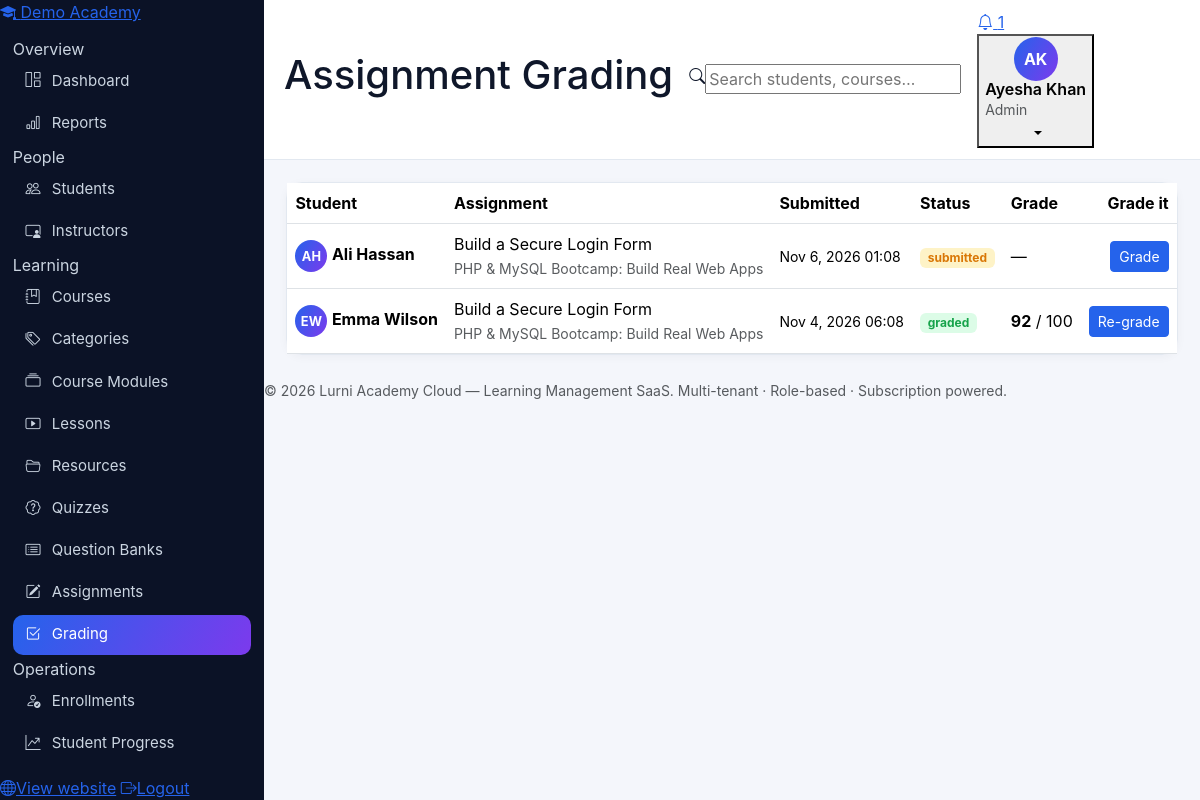
The app's page /admin/grading.php (signed in) with its own data.
### tables this page shows
CREATE TABLE tenants (
  id INT UNSIGNED AUTO_INCREMENT PRIMARY KEY,
  name VARCHAR(160) NOT NULL,
  slug VARCHAR(160) NOT NULL UNIQUE,
  org_type ENUM('academy','school','university','training_center','individual') NOT NULL DEFAULT 'academy',
  email VARCHAR(190) NULL,
  phone VARCHAR(40) NULL,
  website VARCHAR(190) NULL,
  country VARCHAR(80) NULL,
  logo VARCHAR(255) NULL,
  status ENUM('active','suspended','cancelled') NOT NULL DEFAULT 'active',
  created_at DATETIME NOT NULL DEFAULT CURRENT_TIMESTAMP,
  updated_at DATETIME NOT NULL DEFAULT CURRENT_TIMESTAMP ON UPDATE CURRENT_TIMESTAMP
);

CREATE TABLE submissions (
  id INT UNSIGNED AUTO_INCREMENT PRIMARY KEY,
  tenant_id INT UNSIGNED NOT NULL,
  assignment_id INT UNSIGNED NOT NULL,
  student_id INT UNSIGNED NOT NULL,
  attempt_no SMALLINT NOT NULL DEFAULT 1,
  content TEXT NULL,
  file_path VARCHAR(255) NULL,
  status ENUM('submitted','graded','late') NOT NULL DEFAULT 'submitted',
  grade DECIMAL(6,2) NULL,
  feedback TEXT NULL,
  graded_by INT UNSIGNED NULL,
  submitted_at DATETIME NOT NULL DEFAULT CURRENT_TIMESTAMP,
  graded_at DATETIME NULL,
  KEY idx_subm_assignment_student (assignment_id, student_id),
  CONSTRAINT fk_subm_tenant FOREIGN KEY (tenant_id) REFERENCES tenants(id) ON DELETE CASCADE,
  CONSTRAINT fk_subm_assignment FOREIGN KEY (assignment_id) REFERENCES assignments(id) ON DELETE CASCADE,
  CONSTRAINT fk_subm_student FOREIGN KEY (student_id) REFERENCES students(id) ON DELETE CASCADE
);

CREATE TABLE users (
  id INT UNSIGNED AUTO_INCREMENT PRIMARY KEY,
  tenant_id INT UNSIGNED NULL,
  name VARCHAR(120) NOT NULL,
  email VARCHAR(190) NOT NULL UNIQUE,
  password_hash VARCHAR(255) NOT NULL,
  role ENUM('super_admin','admin','instructor','student') NOT NULL DEFAULT 'student',
  status ENUM('active','pending','suspended') NOT NULL DEFAULT 'active',
  avatar VARCHAR(255) NULL,
  phone VARCHAR(40) NULL,
  email_verified_at DATETIME NULL,
  verification_token VARCHAR(120) NULL,
  activation_token VARCHAR(120) NULL,
  two_factor_secret VARCHAR(120) NULL,
  remember_token VARCHAR(64) NULL,
  failed_attempts TINYINT UNSIGNED NOT NULL DEFAULT 0,
  locked_until DATETIME NULL,
  last_login_at DATETIME NULL,
  created_at DATETIME NOT NULL DEFAULT CURRENT_TIMESTAMP,
  updated_at DATETIME NOT NULL DEFAULT CURRENT_TIMESTAMP ON UPDATE CURRENT_TIMESTAMP,
  INDEX idx_users_tenant (tenant_id),
  INDEX idx_users_role (role),
  CONSTRAINT fk_users_tenant FOREIGN KEY (tenant_id) REFERENCES tenants(id) ON DELETE CASCADE
);

CREATE TABLE assignments (
  id INT UNSIGNED AUTO_INCREMENT PRIMARY KEY,
  tenant_id INT UNSIGNED NOT NULL,
  course_id INT UNSIGNED NOT NULL,
  created_by INT UNSIGNED NULL,
  title VARCHAR(190) NOT NULL,
  instructions TEXT NULL,
  due_date DATETIME NULL,
  max_points SMALLINT NOT NULL DEFAULT 100,
  allow_resubmission TINYINT(1) NOT NULL DEFAULT 0,
  created_at DATETIME NOT NULL DEFAULT CURRENT_TIMESTAMP,
  CONSTRAINT fk_asg_tenant FOREIGN KEY (tenant_id) REFERENCES tenants(id) ON DELETE CASCADE,
  CONSTRAINT fk_asg_course FOREIGN KEY (course_id) REFERENCES courses(id) ON DELETE CASCADE
);

CREATE TABLE courses (
  id INT UNSIGNED AUTO_INCREMENT PRIMARY KEY,
  tenant_id INT UNSIGNED NOT NULL,
  instructor_id INT UNSIGNED NULL,
  category_id INT UNSIGNED NULL,
  title VARCHAR(190) NOT NULL,
  slug VARCHAR(190) NOT NULL,
  subtitle VARCHAR(255) NULL,
  description TEXT NULL,
  objectives TEXT NULL,
  requirements TEXT NULL,
  thumbnail VARCHAR(255) NULL,
  level ENUM('beginner','intermediate','advanced','all_levels') NOT NULL DEFAULT 'beginner',
  price DECIMAL(10,2) NOT NULL DEFAULT 0,
  old_price DECIMAL(10,2) NULL,
  language VARCHAR(60) NOT NULL DEFAULT 'English',
  rating DECIMAL(3,2) NOT NULL DEFAULT 0,
  status ENUM('draft','published','archived') NOT NULL DEFAULT 'draft',
  approval_status ENUM('pending','approved','rejected') NOT NULL DEFAULT 'approved',
  visibility ENUM('public','unlisted','private') NOT NULL DEFAULT 'public',
  is_featured TINYINT(1) NOT NULL DEFAULT 0,
  duration_minutes INT UNSIGNED NOT NULL DEFAULT 0,
  created_at DATETIME NOT NULL DEFAULT CURRENT_TIMESTAMP,
  updated_at DATETIME NOT NULL DEFAULT CURRENT_TIMESTAMP ON UPDATE CURRENT_TIMESTAMP,
  UNIQUE KEY uq_course_tenant_slug (tenant_id, slug),
  INDEX idx_course_tenant_status (tenant_id, status),
  CONSTRAINT fk_course_tenant FOREIGN KEY (tenant_id) REFERENCES tenants(id) ON DELETE CASCADE,
  CONSTRAINT fk_course_instructor FOREIGN KEY (instructor_id) REFERENCES instructors(id) ON DELETE SET NULL,
  CONSTRAINT fk_course_category FOREIGN KEY (category_id) REFERENCES categories(id) ON DELETE SET NULL
);

### includes/functions.php (called while the page is built, shortened)
<?php
function e(?string $v): string { return htmlspecialchars($v ?? '', ENT_QUOTES, 'UTF-8'); }
function initials(string $name): string {
    $parts = preg_split('/\s+/', trim($name)) ?: [];
    $out = '';
    foreach (array_slice($parts, 0, 2) as $p) $out .= strtoupper(substr($p, 0, 1));
    return $out ?: 'U';
}
function current_user(): ?array { return $_SESSION['user'] ?? null; }

### includes/auth.php (called while the page is built, shortened)
<?php
require_once __DIR__ . '/functions.php';
function role_home(string $role): string {
    return match ($role) {
        'super_admin' => '/super-admin/index.php',
        'admin'       => '/admin/dashboard.php',
        'instructor'  => '/instructor/dashboard.php',
        'student'     => '/student/dashboard.php',
        default       => '/index.php',
    };
}

### admin/grading.php (the view, shortened to what this page needs)
<?php
require_once __DIR__ . '/../includes/auth.php';
$pdo = db(); check_tenant_active($pdo);
$tid = require_tenant();
$pageTitle = 'Assignment Grading'; $active = 'grading';
$where = ['s.tenant_id=?']; $args = [$tid];
$s = $pdo->prepare("SELECT s.*, a.title AS assignment_title, a.max_points, c.title AS course_title, u.name AS student_name
    FROM submissions s JOIN assignments a ON a.id=s.assignment_id JOIN courses c ON c.id=a.course_id
    JOIN students st ON st.id=s.student_id JOIN users u ON u.id=st.user_id
    WHERE " . implode(' AND ', $where) . " ORDER BY (s.status='graded'), s.submitted_at DESC LIMIT 60");
$s->execute($args); $rows = $s->fetchAll();
require __DIR__ . '/../includes/header.php';
?>
<div class="card"><div class="table-responsive"><table class="table table-hover align-middle mb-0">
  <thead><tr><th>Student</th><th>Assignment</th><th>Submitted</th><th>Status</th><th>Grade</th><th class="text-end">Grade it</th></tr></thead><tbody>
  <?php foreach ($rows as $r): ?>
  <tr><td><span class="avatar-circle sm"><?= e(initials($r['student_name'])) ?></span> <strong><?= e($r['student_name']) ?></strong></td>
    <td><?= e($r['assignment_title']) ?><br><small class="text-muted"><?= e($r['course_title']) ?></small></td>
    <td><small><?= e(date('M j, Y H:i', strtotime($r['submitted_at']))) ?></small></td>
    <td><span class="badge bg-<?= $r['status'] === 'graded' ? 'success' : ($r['status'] === 'late' ? 'danger' : 'warning') ?>-subtle text-<?= $r['status'] === 'graded' ? 'success' : ($r['status'] === 'late' ? 'danger' : 'warning') ?>"><?= e($r['status']) ?></span></td>
    <td><?= $r['grade'] !== null ? '<strong>' . rtrim(rtrim(number_format((float)$r['grade'], 2), '0'), '.') . '</strong> / ' . (int)$r['max_points'] : '—' ?></td>
    <td class="text-end"><button class="btn btn-sm btn-primary" data-bs-toggle="collapse" data-bs-target="#grade<?= (int)$r['id'] ?>"><?= $r['status'] === 'graded' ? 'Re-grade' : 'Grade' ?></button></td></tr>
  <?php endforeach; ?>
  </tbody></table></div></div>
<?php require __DIR__ . '/../includes/footer.php'; ?>

### includes/sidebar.php (shortened to what this page needs)
<?php
$u = current_user();
$role = $u['role'] ?? 'student';
$active = $active ?? '';
$tenantName = $tenantName ?? APP_NAME;
$items = $menus[$role] ?? $menus['student'];
?>
<aside class="sidebar" id="appSidebar">
  <a class="sidebar-brand" href="<?= e(role_home($role)) ?>">
    <span class="brand-mark"><i class="bi bi-mortarboard-fill"></i></span>
    <span class="brand-text"><?= e($tenantName) ?></span>
  </a>
  <nav class="sidebar-nav">
    <?php foreach ($items as $item): ?>
      <?php if (isset($item['section'])): ?>
        <div class="nav-section"><?= e($item['section']) ?></div>
      <?php else: ?>
        <a class="nav-link-app <?= $active === $item['key'] ? 'active' : '' ?>" href="<?= e($item['href']) ?>">
          <i class="bi <?= e($item['icon']) ?>"></i><span><?= e($item['label']) ?></span>
        </a>
      <?php endif; ?>
    <?php endforeach; ?>
  </nav>
  <div class="sidebar-foot">
    <a class="nav-link-app" href="/index.php"><i class="bi bi-globe"></i><span>View website</span></a>
    <a class="nav-link-app" href="/auth/logout.php"><i class="bi bi-box-arrow-right"></i><span>Logout</span></a>
  </div>
</aside>

### assets/css/style.css (style rules this page uses)
:root { --blue:#2563eb; --blue-dark:#1d4ed8; --violet:#7c3aed; --violet-soft:#ede9fe; --ink:#0f172a; --muted:#64748b; --line:#e2e8f0; --bg:#f4f6fb; --card:#ffffff; --grad:linear-gradient(120deg,#2563eb 0%,#7c3aed 100%); --grad-soft:linear-gradient(135deg,#dbeafe 0%,#ede9fe 55%,#ffffff 100%); }
body { background:var(--bg);color:var(--ink);font-family:'Inter',system-ui,-apple-system,'Segoe UI',Roboto,sans-serif; }
a { color:var(--blue); }
.btn-primary { background:var(--blue);border-color:var(--blue); }
.sidebar { width:264px;background:#0b1226;color:#cbd5e1;display:flex;flex-direction:column;position:sticky;top:0;height:100vh;flex-shrink:0;z-index:60; }
.sidebar nav { padding:.8rem;overflow-y:auto;flex:1; }
.sidebar nav a { display:flex;align-items:center;gap:.7rem;color:#cbd5e1;text-decoration:none;padding:.55rem .8rem;border-radius:10px;font-size:.94rem;margin-bottom:2px; }
.sidebar nav a.active { background:var(--grad);color:#fff; }
.card { border:1px solid var(--line);border-radius:16px;box-shadow:0 2px 10px rgba(15,23,42,.04); }
.avatar-circle { width:44px;height:44px;border-radius:50%;background:var(--grad);color:#fff;display:inline-flex;align-items:center;justify-content:center;font-weight:700;flex-shrink:0; }
.avatar-circle.sm { width:32px;height:32px;font-size:.8rem; }
.badge.bg-success-subtle { background:#dcfce7 !important; }
.badge.bg-warning-subtle { background:#fef3c7 !important; }
.text-success { color:#16a34a !important; }
.text-warning { color:#d97706 !important; }

### records on screen
tenants: name "Demo Academy"
submissions: users.name "AH", users.name "Ali Hassan", assignment.title "Build a Secure Login Form", courses.title "PHP & MySQL Bootcamp: Build Real Web Apps", submitted_at "Nov 6, 2026 01:08", status "submitted", shows "Grade"
submissions: users.name "EW", users.name "Emma Wilson", assignment.title "Build a Secure Login Form", courses.title "PHP & MySQL Bootcamp: Build Real Web Apps", submitted_at "Nov 4, 2026 06:08", status "graded", grade "92", assignment.max_points "100", shows "Re-grade"

### other values on screen
$item['section'] "Overview"
$item['label'] "Dashboard"
$item['label'] "Reports"
$item['section'] "People"
$item['label'] "Students"
$item['label'] "Instructors"
$item['section'] "Learning"
$item['label'] "Courses"
$item['label'] "Categories"
$item['label'] "Course Modules"
$item['label'] "Lessons"
$item['label'] "Resources"
$item['label'] "Quizzes"
$item['label'] "Question Banks"
$item['label'] "Assignments"
